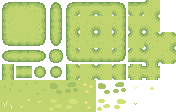
#> input picture Assets/Grass.png, 176 x 112 px; its folder holds only this picture in this run
$ python main.py
#> lines starting #> are read from the running program, lines starting #| are printed output that depends on the picture
### Image_Parser.py
from PIL import Image
import os
import numpy as np


def get_images(file_path):
#> called with file_path = 'Assets/'
    images = []
    for file in os.listdir(file_path):
        if file.endswith(".png"):
            images.append(Image.open(file_path + file))
    return images

def get_image(file_path):
    #check if file is a png
    if file_path.endswith(".png"):
        return Image.open(file_path)
    #check if file is a directory
    if os.path.isdir(file_path):
        #check if directory contains images
        if len(get_images(file_path)) == 0:
            print("No images found in directory")
            exit()
        #return first image in directory
        return get_images(file_path)[0]
#> returned value is the input picture: PIL image 176x112 RGBA; mean R, G, B, A 130.1, 147.4, 77.6, 184.8
    return Image.open(file_path)

def split_image(image, pattern_size):
#> called with pattern_size = 16
    images = []
    print("Image Size: ", image.width, image.height)
#| Image Size:  176 112
    if image.width == pattern_size and image.height == pattern_size:
        images.append(image)
        #add rotation of images
        images.append(image.rotate(90, expand=True))
        images.append(image.rotate(180, expand=True))
        images.append(image.rotate(270, expand=True))
        return images

    #split image into pattern_size x pattern_size images
    for i in range(0, image.width // pattern_size):
        for j in range(0, image.height // pattern_size):
            box = (i * pattern_size, j * pattern_size, (i + 1) * pattern_size, (j + 1) * pattern_size)
            images.append(image.crop(box))
#> after the loop, images = 77 items

    #add rotation of images
    for i in range(0, len(images)):
            images.append(images[i].rotate(90, expand=True))
            images.append(images[i].rotate(180, expand=True))
            images.append(images[i].rotate(270, expand=True))
#> this loop made 77 passes
#> after the loop, images = 308 items
    return images

### Bitmap_Edge_Encoder.py
def initialize_hex_values(pattern_size):
    hex_values = []
    for i in range(0, 4):
        hex_values.append([])
    return hex_values

def rgb_to_hex(rgb):
    return '#{:02x}{:02x}{:02x}'.format(rgb[0], rgb[1], rgb[2])

def encode_bitmap_edges(bitmap, pattern_size):
    #bitmap is a 2d array of rgb values
    hex_values = initialize_hex_values(pattern_size)
    #three sample points on each edge
    #north edge

    hex_values[0].append(rgb_to_hex(bitmap[0][0]))
    hex_values[0].append(rgb_to_hex(bitmap[0][pattern_size // 2]))
    hex_values[0].append(rgb_to_hex(bitmap[0][pattern_size - 1]))

    # east edge
    hex_values[1].append(rgb_to_hex(bitmap[pattern_size - 1][pattern_size - 1]))
    hex_values[1].append(rgb_to_hex(bitmap[pattern_size // 2][pattern_size - 1]))
    hex_values[1].append(rgb_to_hex(bitmap[0][pattern_size - 1]))

    #south edge
    hex_values[2].append(rgb_to_hex(bitmap[pattern_size - 1][pattern_size - 1]))
    hex_values[2].append(rgb_to_hex(bitmap[pattern_size - 1][pattern_size // 2]))
    hex_values[2].append(rgb_to_hex(bitmap[pattern_size - 1][0]))

    #west edge
    hex_values[3].append(rgb_to_hex(bitmap[0][0]))
    hex_values[3].append(rgb_to_hex(bitmap[pattern_size // 2][0]))
    hex_values[3].append(rgb_to_hex(bitmap[pattern_size - 1][0]))


    return hex_values

def convert_image_to_bitmap(image):
    bitmap = []
    for i in range(0, image.width):
        bitmap.append([])
        for j in range(0, image.height):
            bitmap[i].append(image.getpixel((j, i)))
    return bitmap

### Edge_Image_Pair.py
class Edge_Image_Pair:
    def __init__(self, edges, image):
        self.NORTH = edges[0]
        self.EAST = edges[1]
        self.SOUTH = edges[2]
        self.WEST = edges[3]
        self.image = image

    def get_edges(self):
        return self.NORTH, self.EAST, self.SOUTH, self.WEST

    def get_image(self):
        return self.image

    # [5 lines left out: function print_edges, not called in this run]

### Map.py
import Bitmap_Edge_Encoder
from MapNode import MapNode
import random

class Map:
    def __init__(self, width, height, pattern_size, tiles, edge_image_dictionary):
        self.width = width
        self.height = height
        self.pattern_size = pattern_size
        self.tile_images = tiles
        self.edges = []
        self.tiles = []
        self.edge_image_dictionary = edge_image_dictionary

        self.initialize_empty_map()

    def get_node(self, x, y):
        if self.is_out_of_bounds(x, y):
            return None
        return self.tiles[x][y]

    def is_out_of_bounds(self, x, y):
        if x < 0 or x >= self.width:
            return True
        if y < 0 or y >= self.height:
            return True
        return False

    def get_initial_size(self):
        return self.width, self.height

    def initialize_empty_map(self):
        #initialize empty map with empty nodes using the edge image dictionary
        self.tiles = []
        for i in range(0, self.width):
            self.tiles.append([])
            for j in range(0, self.height):
                self.tiles[i].append(MapNode(self.edge_image_dictionary))

    def find_lowest_entropy(self):
        #find the lowest entropy in the map
        lowest_entropy = self.tiles[0][0].get_entropy()
        for i in range(0, self.width):
            for j in range(0, self.height):
                if self.tiles[i][j].get_entropy() < lowest_entropy:
                    lowest_entropy = self.tiles[i][j].get_entropy()
        return lowest_entropy

    # [12 lines left out: function find_lowest_nodes, not called in this run]

    def find_next_node(self):
        #find the node with the lowest entropy, if there are multiple nodes with the same entropy, choose one randomly
        #nodes already collapsed are not considered
        #nodes with entropy 0 are not considered
        lowest_entropy_index = (random.randint(0, self.width - 1), random.randint(0, self.height - 1))
        lowest_entropy = 100000
        for i in range(0, self.width):
            for j in range(0, self.height):
                tile_entropy = self.tiles[i][j].get_entropy()
                if tile_entropy < lowest_entropy and self.tiles[i][j].is_collapsed() == False:
                    lowest_entropy = tile_entropy
                    lowest_entropy_index = (i, j)
        return lowest_entropy_index

    def find_highest_entropy(self):
        #find the highest entropy in the map
        highest_entropy = self.tiles[0][0].get_entropy()
        for i in range(0, self.width):
            for j in range(0, self.height):
                if self.tiles[i][j].get_entropy() > highest_entropy:
                    highest_entropy = self.tiles[i][j].get_entropy()
        return highest_entropy

    # [13 lines left out: functions print_entropy, print_all_edges, not called in this run]


### MapNode.py
import random

class MapNode:
    def __init__(self, edge_image_dictionary):
        self.NORTH = None
        self.EAST = None
        self.SOUTH = None
        self.WEST = None
        self.valid_tiles = edge_image_dictionary.copy()
        self.edge_dictionary = edge_image_dictionary
        self.collapsed = False
        self.tile_image = None

    #getters
    def get_north(self):
        return self.NORTH

    def get_east(self):
        return self.EAST

    def get_south(self):
        return self.SOUTH

    def get_west(self):
        return self.WEST


    def get_edges(self):
        return self.NORTH, self.EAST, self.SOUTH, self.WEST

    def get_tile(self):
        return self.tile_image


    #setters
    def set_north(self, edge):
        self.NORTH = edge

    def set_east(self, edge):
        self.EAST = edge

    def set_south(self, edge):
        self.SOUTH = edge

    def set_west(self, edge):
        self.WEST = edge

    def collapse(self):
        # Randomly choose a tile from the valid tiles
        # also works with one tile
        random_tile = random.choice(self.valid_tiles)
        random_tile_edges = random_tile.get_edges()
        # Set the edges of the node to the edges of the random tile
        self.NORTH = random_tile_edges[0]
        self.EAST = random_tile_edges[1]
        self.SOUTH = random_tile_edges[2]
        self.WEST = random_tile_edges[3]

        # Set the tile image to the image of the random tile
        self.tile_image = random_tile.get_image()

        # Set the node to collapsed
        self.collapsed = True

        #set the valid tiles to the random tile
        self.valid_tiles = [random_tile]

    def remove_invalid_states(self):
        # If already collapsed, no need to process
        if self.collapsed:
            return

        # Iterate through valid tiles and remove invalid ones
        self.valid_tiles = [
            tile for tile in self.valid_tiles
            if (self.NORTH is None or self.NORTH == tile.get_edges()[0]) and
            (self.EAST is None or self.EAST == tile.get_edges()[1]) and
            (self.SOUTH is None or self.SOUTH == tile.get_edges()[2]) and
            (self.WEST is None or self.WEST == tile.get_edges()[3])
        ]

    def get_entropy(self):
        return len(self.valid_tiles)

    def get_image(self):
        return self.tile_image

    def is_collapsed(self):
        return self.collapsed

    # [5 lines left out: function print_edges, not called in this run]

### Wave_Function_Collapse.py
from Map import Map
from MapNode import MapNode
from PIL import Image
import random
import cv2
import numpy as np

class Model:
    def __init__(self, width, height, pattern_size, map_node,split_images, print):
        self.map = Map(width, height, pattern_size, map_node, split_images)
        self.pattern_size = pattern_size
        self.print = print

    def collapse_node(self, position):
        x, y = position
        self.map.tiles[x][y].collapse()

    def propagate(self, position):
        x, y = position
        # set south edge of node above to north edge of current node
        north_node = self.map.get_node(x - 1, y)
        if north_node is not None:
            north_node.set_south(self.map.tiles[x][y].get_north())
            north_node.remove_invalid_states()
        # set west edge of node to the east edge of the node to the left
        west_node = self.map.get_node(x, y - 1)
        if west_node is not None:
            west_node.set_east(self.map.tiles[x][y].get_west())
            west_node.remove_invalid_states()
        # set north edge of node below to south edge of current node
        south_node = self.map.get_node(x + 1, y)
        if south_node is not None:
            south_node.set_north(self.map.tiles[x][y].get_south())
            south_node.remove_invalid_states()

        # set east edge of node to the west edge of the node to the right
        east_node = self.map.get_node(x, y + 1)
        if east_node is not None:
            east_node.set_west(self.map.tiles[x][y].get_east())
            east_node.remove_invalid_states()


    def build_map_image(self):
        width, height = (self.map.width, self.map.height)
        image = Image.new("RGB", (width * self.map.pattern_size, height * self.map.pattern_size))
        for i in range(0, width):
            for j in range(0, height):
                tile_image = self.map.tiles[j][i].get_tile()
                if tile_image is None:
                    #if tile image is none, set to black
                    tile_image = Image.new("RGB", (self.map.pattern_size, self.map.pattern_size), (0, 0, 0))
                for x in range(0, self.map.pattern_size):
                    for y in range(0, self.map.pattern_size):
                        image.putpixel((i * self.map.pattern_size + x, j * self.map.pattern_size + y), tile_image.getpixel((x, y)))

        return image


    def run(self):
        #collapse random node
        random_node = (random.randint(0, self.map.width - 1), random.randint(0, self.map.height - 1))
        # random_node = (0, 0)
        self.collapse_node(random_node)

        #propagate entropy
        self.propagate(random_node)

        while self.map.find_highest_entropy() > 1 and self.map.find_lowest_entropy() != 0:
            #find node with lowest entropy
            lowest_entropy = self.map.find_next_node()
            if self.map.width < 10 and self.map.height < 10 and self.print:
                print ("Collapsing node: ", lowest_entropy)
            #collapse node
            self.collapse_node(lowest_entropy)

            #propagate entropy
            self.propagate(lowest_entropy)

            if self.map.width < 10 and self.map.height < 10 and self.print:
                self.map.print_entropy()
                print("\n")

        if self.map.find_lowest_entropy() == 0:
            return None

        # self.map.print_all_edges()
        return self.build_map_image()

### main.py
import argparse
import os
import cv2
import numpy as np
import hashlib
from PIL import Image

import Image_Parser
import Bitmap_Edge_Encoder
from Edge_Image_Pair import Edge_Image_Pair
from Wave_Function_Collapse import Model

def get_args():
    default_output_path = os.getcwd()
    default_input_path = os.getcwd() + "/Assets/"
    default_pattern_size = 16
    default_size = 5
    parser = argparse.ArgumentParser(description='Wave Function Collapse')
    parser.add_argument('-n', type=int, default=default_pattern_size, help='Pattern size')
    parser.add_argument('-o', type=str, default=default_output_path, help='Output path')
    parser.add_argument('-i', type=str, default=default_input_path, help='Input path')
    parser.add_argument('-s', type=int, default=default_size, help='Size of the output image')
    parser.add_argument('-v', type=bool, default=False, help='View the output image')
    parser.add_argument('-p', type=bool, default=False, help='Print debug info')
    args = parser.parse_args()
    return args

def get_initial_size(bitmap):
    return bitmap.width, bitmap.height

def get_image_hash(image):
    return hashlib.md5(image.tobytes()).hexdigest()

def main():
    args = get_args()
    width = args.s
    height = args.s
    current_directory = args.i
    output_path = args.o
    pattern_size = args.n
    print ("Pattern Size: ", pattern_size)
    print ("Output Path: ", output_path)
    print ("Input Path: ", current_directory)
    print ("Size of the output image: ", width, height)

    # parse the image
    image = Image_Parser.get_image(current_directory)
    split_images = Image_Parser.split_image(image, pattern_size)
#> split_images = 308 items

    # #remove duplicate images
    unique_images = []
    unique_hashes = []
    for i in range(0, len(split_images)):
        image_hash = get_image_hash(split_images[i])
        if image_hash not in unique_hashes:
            unique_images.append(split_images[i])
            unique_hashes.append(image_hash)
#> this loop made 308 passes
#> image_hash on passes 1 to 3: 'f02ad89d14c18199749ec3ee952e239e', '78e3ab6bebeacc4b5b9c97a749136c88', 'c897fe9ab94dfe6750e67a210652b2e7'
#> after the loop, unique_hashes = 282 items; unique_images = 282 items

    split_images = unique_images
#> split_images = 282 items
    print("Number of Tiles in set: ", len(split_images))
#| Number of Tiles in set:  282

    #initialize edges
    edges = []
    for i in range(0, len(split_images)):
        bitmap = Bitmap_Edge_Encoder.convert_image_to_bitmap(split_images[i])
        edge = Bitmap_Edge_Encoder.encode_bitmap_edges(bitmap, pattern_size)
        edges.append(edge)
#> after the loop, edges = 282 items

    print("Number of Edges: ", len(edges))
#| Number of Edges:  282

    #initialize edge image pairs
    image_edge_dictionary = []
    index = 0
    for i in range(0, len(split_images)):
        image_edge_dictionary.append(Edge_Image_Pair(edges[index], split_images[i]))
        index += 1
#> this loop made 282 passes
#> pass 1, in __init__, `self.image = image`:
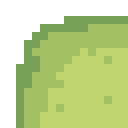
#> self.image: PIL image 16x16 RGBA (shown 8 times larger); mean R, G, B, A 120.3, 139.7, 73.3, 181.3; transparent parts drawn white
#> pass 3, in __init__ (call 3), `self.image = image`:
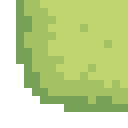
#> self.image: PIL image 16x16 RGBA (shown 8 times larger); mean R, G, B, A 120.6, 139.9, 73.6, 181.3; transparent parts drawn white
#> after the loop, image_edge_dictionary = 282 items; index = 282

    if width > 10 or height > 10:
        print("large image, may take a while to process")

    #initialize map
    saved_bitmap = None
    while saved_bitmap is None:
        model = Model(width, height, pattern_size, split_images, image_edge_dictionary, args.p)
        saved_bitmap = model.run()
#> this loop made 105 passes
#> pass 1, in collapse (call 2), `self.tile_image = random_tile.get_image()`:
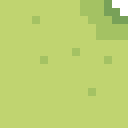
#> self.tile_image: PIL image 16x16 RGBA (shown 8 times larger); mean R, G, B, A 185.9, 207, 109.1, 252; transparent parts drawn white
#> pass 1, in collapse (call 3), `self.tile_image = random_tile.get_image()`:
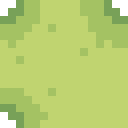
#> self.tile_image: PIL image 16x16 RGBA (shown 8 times larger); mean R, G, B, A 175, 197.7, 103.9, 246; transparent parts drawn white
#> pass 1, in collapse (call 4), `self.tile_image = random_tile.get_image()`:
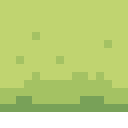
#> self.tile_image: PIL image 16x16 RGBA (shown 8 times larger); mean R, G, B, A 157.1, 178.1, 93.7, 223.1; transparent parts drawn white

    #enlarge the image
    scale_percent = 200
    width = int(saved_bitmap.width * scale_percent / 100)
    height = int(saved_bitmap.height * scale_percent / 100)
    dim = (width, height)
    saved_image = None
    saved_image = saved_bitmap.resize(dim, cv2.INTER_AREA)
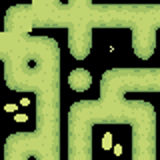
#> saved_image: PIL image 160x160 RGB; mean R, G, B 115, 133.5, 70.1

    #show the final image
    if args.v:
        #convert to bgr
        saved_image = cv2.cvtColor(np.array(saved_image), cv2.COLOR_RGB2BGR)

        cv2.imshow("Image", saved_image)
        cv2.waitKey(0)

    #save the final image
    cv2.imwrite(output_path + "/output.png", np.array(saved_image))
    #save bitmap to output path
    saved_bitmap.save(output_path + "/output.bmp")
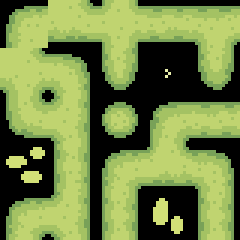
#> saved as output.bmp: PIL image 80x80 RGB (shown 3 times larger); mean R, G, B 114.3, 132.6, 69.7
    Image
    print("Image saved to: ", output_path + "/output.png")

if __name__ == "__main__":
    main()
